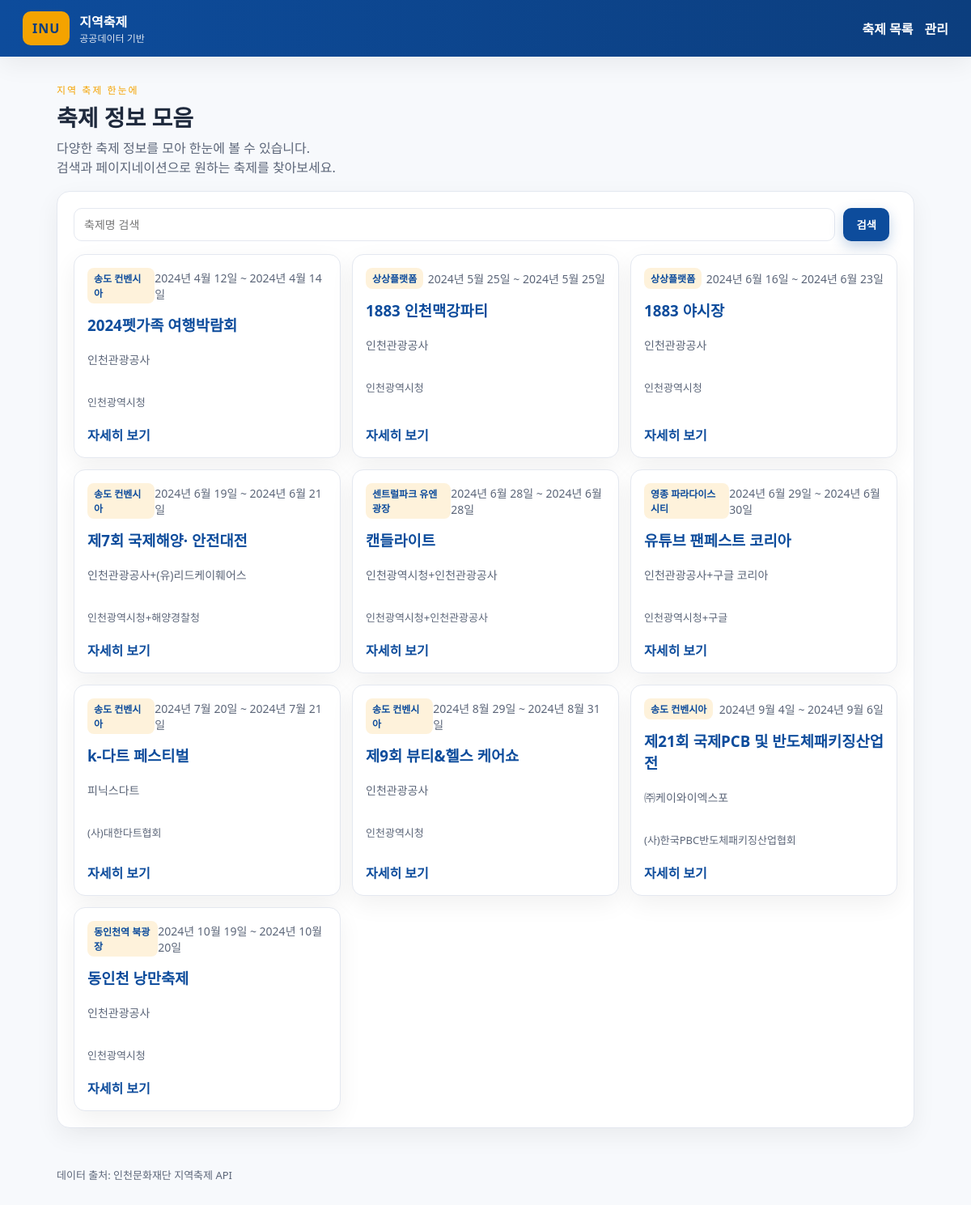
The page / on the database its author committed.
### festivals/models.py (models this page shows, shortened)
class Festival(models.Model):
    external_id = models.CharField(max_length=255, unique=True, db_index=True, blank=True)
    title = models.CharField(max_length=200)
    location = models.ForeignKey(Location, null=True, blank=True, on_delete=models.SET_NULL, related_name="festivals")
    start_date = models.DateField(null=True, blank=True)
    end_date = models.DateField(null=True, blank=True)
    description = models.TextField(blank=True)
    telephone = models.CharField(max_length=50, blank=True)
    homepage = models.URLField(blank=True)
    extra_info = models.TextField(blank=True)
    data_reference_date = models.DateField(null=True, blank=True)
    pub_date = models.DateTimeField(null=True, blank=True)
    created_at = models.DateTimeField(auto_now_add=True)
    updated_at = models.DateTimeField(auto_now=True)
    class Meta:
        ordering = ["start_date", "title"]
    def _get_org_name(self, role: str):
        rel = self.organizations.filter(role=role).select_related("organization").first()
        return rel.organization.name if rel else ""
    @property
    def organizer_name(self):
        return self._get_org_name(FestivalOrganization.Role.ORGANIZER)
    @property
    def host_name(self):
        return self._get_org_name(FestivalOrganization.Role.HOST)
    @property
    def place_name(self):
        return self.location.name if self.location else ""
    @property
    def place(self):
        return self.place_name
    @property
    def organizer(self):
        return self.organizer_name
    @property
    def host(self):
        return self.host_name

class Location(models.Model):
    name = models.CharField(max_length=200, blank=True)
    address_road = models.CharField(max_length=255, blank=True)
    address_lot = models.CharField(max_length=255, blank=True)
    latitude = models.DecimalField(max_digits=18, decimal_places=12, null=True, blank=True)
    longitude = models.DecimalField(max_digits=18, decimal_places=12, null=True, blank=True)
    class Meta:
        unique_together = ("name", "address_road", "address_lot", "latitude", "longitude")

class FestivalOrganization(models.Model):
    class Role(models.TextChoices):
        ORGANIZER = "organizer", "Organizer"
        HOST = "host", "Host"
        SPONSOR = "sponsor", "Sponsor"
    festival = models.ForeignKey(Festival, on_delete=models.CASCADE, related_name="organizations")
    organization = models.ForeignKey(Organization, on_delete=models.CASCADE, related_name="festival_roles")
    role = models.CharField(max_length=20, choices=Role.choices)
    class Meta:
        unique_together = ("festival", "role")

class Organization(models.Model):
    name = models.CharField(max_length=200, unique=True)
    telephone = models.CharField(max_length=50, blank=True)
    homepage = models.URLField(blank=True)
    class Meta:
        ordering = ["name"]

### festivals/views.py (the view)
# urls.py: path("", views.festival_list, name="festival_list"),
def festival_list(request):
    query = request.GET.get("q", "").strip()
    festivals = Festival.objects.all().order_by("start_date", "title")
    if query:
        festivals = festivals.filter(title__icontains=query)
    paginator = Paginator(festivals, 12)
    page_number = request.GET.get("page")
    page_obj = paginator.get_page(page_number)
    context = {
        "page_obj": page_obj,
        "query": query,
    }
    return render(request, "festivals/festival_list.html", context)

### templates/festivals/festival_list.html (shortened to what this page needs)
{% extends "base.html" %}
{% block content %}
<section class="hero">
    <div>
        <p class="eyebrow">지역 축제 한눈에</p>
        <h1>축제 정보 모음</h1>
        <p class="lede">다양한 축제 정보를 모아 한눈에 볼 수 있습니다.</p>
        <p class="lede">검색과 페이지네이션으로 원하는 축제를 찾아보세요.</p>
    </div>
</section>
<section class="panel">
    <form method="get" class="filter-form">
        <input type="text" name="q" value="{{ query }}" placeholder="축제명 검색" class="input">
        <button type="submit" class="button button--primary">검색</button>
    </form>
    {% if page_obj.object_list %}
        <div class="grid">
            {% for festival in page_obj.object_list %}
                <article class="card">
                    <div class="card__meta">
                        <span class="tag">{{ festival.place|default:"장소 정보 없음" }}</span>
                        <span class="muted">
                            {% if festival.start_date %}
                                {{ festival.start_date }}{% if festival.end_date %} ~ {{ festival.end_date }}{% endif %}
                            {% else %}
                                일정 미정
                            {% endif %}
                        </span>
                    </div>
                    <h3 class="card__title">
                        <a href="{% url 'festival_detail' festival.pk %}">{{ festival.title }}</a>
                    </h3>
                    <p class="muted">{{ festival.organizer|default:"주최 정보 없음" }}</p>
                    <p class="small">{{ festival.host|default:"주관 정보 없음" }}</p>
                    <div class="card__footer">
                        <a class="link" href="{% url 'festival_detail' festival.pk %}">자세히 보기</a>
                    </div>
                </article>
            {% endfor %}
        </div>
    {% else %}
        <div class="empty">검색 결과가 없습니다.</div>
    {% endif %}
</section>
{% endblock %}

### static/css/style.css (style rules this page uses)
:root { --blue: #0d4c9c; --gold: #f4a300; --text: #1f2a3d; --muted: #5c6679; --bg: #f7f9fc; --panel: #ffffff; --border: #e4e8f0; --shadow: 0 10px 30px rgba(0, 0, 0, 0.06); }
* { box-sizing: border-box; }
body.page { margin: 0; font-family: "Segoe UI", "Noto Sans KR", system-ui, -apple-system, sans-serif; background: var(--bg); color: var(--text); }
a { color: var(--blue); text-decoration: none; }
.hero { margin-bottom: 18px; }
.eyebrow { text-transform: uppercase; letter-spacing: 2px; color: var(--gold); font-size: 12px; margin: 0 0 4px; }
h1 { margin: 0 0 6px; font-size: 28px; }
.lede { margin: 0; color: var(--muted); }
.panel { background: var(--panel); border: 1px solid var(--border); border-radius: 16px; padding: 20px; box-shadow: var(--shadow); }
.filter-form { display: grid; grid-template-columns: 1fr auto auto; gap: 10px; margin-bottom: 16px; }
.input { padding: 10px 12px; border: 1px solid var(--border); border-radius: 10px; font-size: 14px; }
.button { border: none; padding: 11px 16px; border-radius: 10px; cursor: pointer; font-weight: 700; transition: transform 0.1s ease, box-shadow 0.2s ease; }
.button--primary { background: var(--blue); color: #fff; box-shadow: 0 6px 16px rgba(13, 76, 156, 0.25); }
.grid { display: grid; grid-template-columns: repeat(auto-fill, minmax(250px, 1fr)); gap: 14px; }
.card { border: 1px solid var(--border); border-radius: 14px; padding: 16px; background: #fff; display: flex; flex-direction: column; gap: 6px; box-shadow: var(--shadow); }
.card__meta { display: flex; justify-content: space-between; align-items: center; }
.card__title { margin: 6px 0 0; }
.card__footer { margin-top: auto; }
.tag { display: inline-block; background: rgba(244, 163, 0, 0.14); color: var(--blue); padding: 4px 8px; border-radius: 8px; font-size: 12px; font-weight: 700; }
.muted { color: var(--muted); font-size: 14px; }
.small { font-size: 13px; color: var(--muted); }
.link { font-weight: 700; }

### rows shown on the page
Festival: place "송도 컨벤시아", start_date "2024년 4월 12일", end_date "2024년 4월 14일", title "2024펫가족 여행박람회", organizer "인천관광공사", host "인천광역시청"
Festival: place "상상플랫폼", start_date "2024년 5월 25일", end_date "2024년 5월 25일", title "1883 인천맥강파티", organizer "인천관광공사", host "인천광역시청"
Festival: place "상상플랫폼", start_date "2024년 6월 16일", end_date "2024년 6월 23일", title "1883 야시장", organizer "인천관광공사", host "인천광역시청"
Festival: place "송도 컨벤시아", start_date "2024년 6월 19일", end_date "2024년 6월 21일", title "제7회 국제해양· 안전대전", organizer "인천관광공사+(유)리드케이훼어스", host "인천광역시청+해양경찰청"
Festival: place "센트럴파크 유엔광장", start_date "2024년 6월 28일", end_date "2024년 6월 28일", title "캔들라이트", organizer "인천광역시청+인천관광공사", host "인천광역시청+인천관광공사"
Festival: place "영종 파라다이스시티", start_date "2024년 6월 29일", end_date "2024년 6월 30일", title "유튜브 팬페스트 코리아", organizer "인천관광공사+구글 코리아", host "인천광역시청+구글"
Festival: place "송도 컨벤시아", start_date "2024년 7월 20일", end_date "2024년 7월 21일", title "k-다트 페스티벌", organizer "피닉스다트", host "(사)대한다트협회"
Festival: place "송도 컨벤시아", start_date "2024년 8월 29일", end_date "2024년 8월 31일", title "제9회 뷰티&헬스 케어쇼", organizer "인천관광공사", host "인천광역시청"
Festival: place "송도 컨벤시아", start_date "2024년 9월 4일", end_date "2024년 9월 6일", title "제21회 국제PCB 및 반도체패키징산업전", organizer "㈜케이와이엑스포", host "(사)한국PBC반도체패키징산업협회"
Festival: place "동인천역 북광장", start_date "2024년 10월 19일", end_date "2024년 10월 20일", title "동인천 낭만축제", organizer "인천관광공사", host "인천광역시청"
